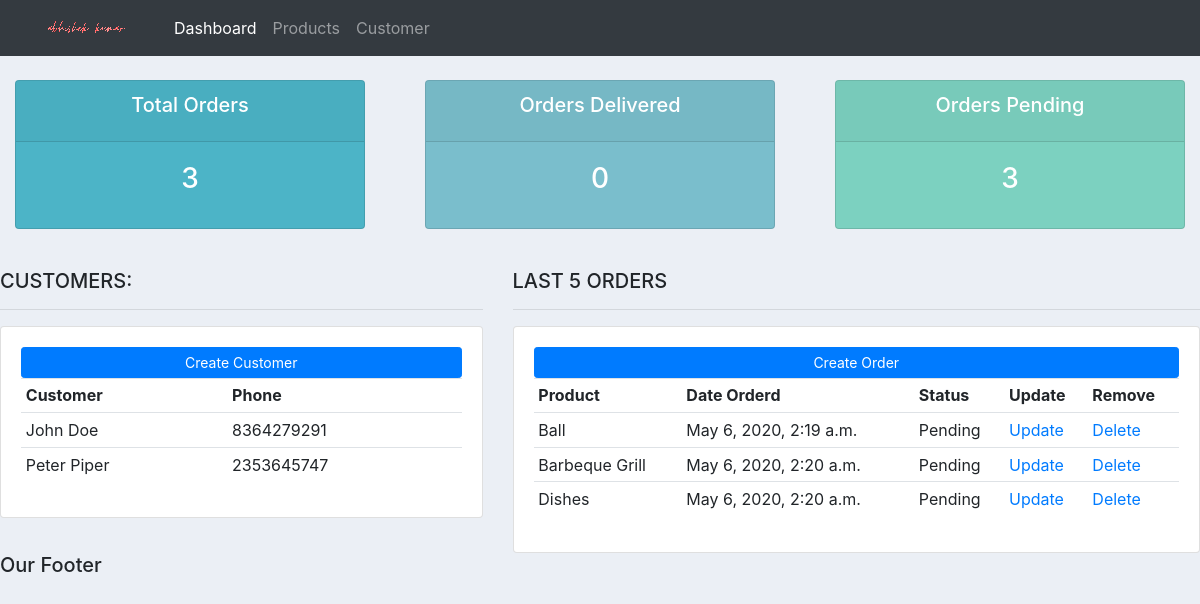
Before: / with the older database file.
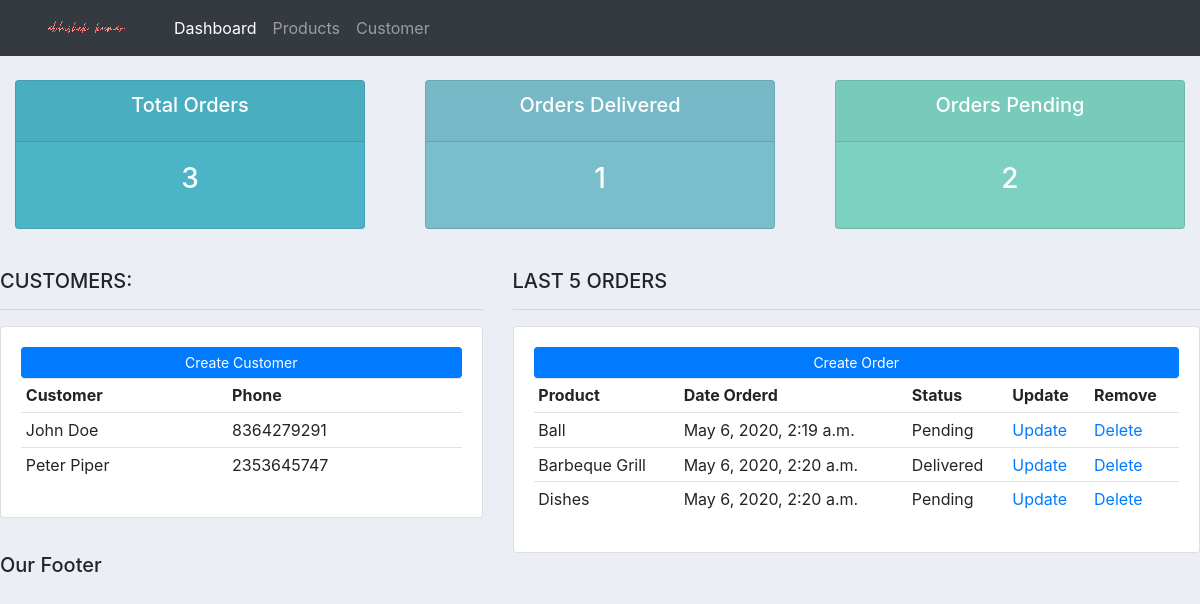
After: the same page with the newer database file.
### accounts/models.py (models this page shows)
class Order(models.Model):
    STATUS = (
        ('Pending', 'Pending'),
        ('Out for delivery', 'Out for delivery'),
        ('Delivered', 'Delivered'),
    )
    customer = models.ForeignKey(Customer, null=True, on_delete=models.SET_NULL)
    product = models.ForeignKey(Product, null=True, on_delete=models.SET_NULL)
    date_created = models.DateTimeField(auto_now_add=True, null=True)
    status = models.CharField(max_length=200, null=True, choices=STATUS)

class Product(models.Model):
    CATEGORY = (
        ('Indoor', 'Indoor'),
        ('Out Door', 'Out Door'),
    )
    name = models.CharField(max_length=200, null=True)
    price = models.FloatField(null=True)
    category = models.CharField(max_length=200, null=True, choices=CATEGORY)
    description = models.CharField(max_length=200, null=True, blank=True)
    date_created = models.DateTimeField(auto_now_add=True, null=True)
    tags = models.ManyToManyField(Tag)
    def __str__(self):
        return self.name

### accounts/views.py (the view)
# urls.py: path('', views.home),
def home(request):
    orders = Order.objects.all()
    customers = Customer.objects.all()
    total_customers = customers.count()
    total_orders = orders.count()
    delivered = orders.filter(status='Delivered').count()
    pending = orders.filter(status='Pending').count()
    context = {'orders':orders, 'customers':customers,
    'total_orders':total_orders, 'delivered':delivered,
    'pending':pending}
    return render(request, 'accounts/dashboard.html', context)

### accounts/templates/accounts/dashboard.html
{% extends 'accounts/main.html' %}
{% block content %}
{%  include 'accounts/status.html' %}
<br>
<div class="row">
	<div class="col-md-5">
		<h5>CUSTOMERS:</h5>
		<hr>
		<div class="card card-body">
			<a class="btn btn-primary  btn-sm btn-block" href="">Create Customer</a>
			<table class="table table-sm">
				<tr>
					<th>Customer</th>
					<th>Phone</th>
				</tr>
				{% for customer in customers %}
				<tr>
					<td>{{customer.name}}</td>
					<td>{{customer.phone}}</td>
				</tr>
			{% endfor %}
			</table>
		</div>
	</div>
	<div class="col-md-7">
		<h5>LAST 5 ORDERS</h5>
		<hr>
		<div class="card card-body">
			<a class="btn btn-primary  btn-sm btn-block" href="">Create Order</a>
			<table class="table table-sm">
				<tr>
					<th>Product</th>
					<th>Date Orderd</th>
					<th>Status</th>
					<th>Update</th>
					<th>Remove</th>
				</tr>
				{% for order in orders %}
				<tr>
					<td>{{order.product}}</td>
					<td>{{order.date_created}}</td>
					<td>{{order.status}}</td>
					<td><a href="">Update</a></td>
					<td><a href="">Delete</a></td>
				</tr>
			{% endfor %}
			</table>
		</div>
	</div>
</div>
{% endblock %}

Changed rows visible on the page:
changed Order "Barbeque Grill": status "Pending" → "Delivered"
Other visible differences:
{{ delivered }}: "0" → "1"
{{ pending }}: "3" → "2"
